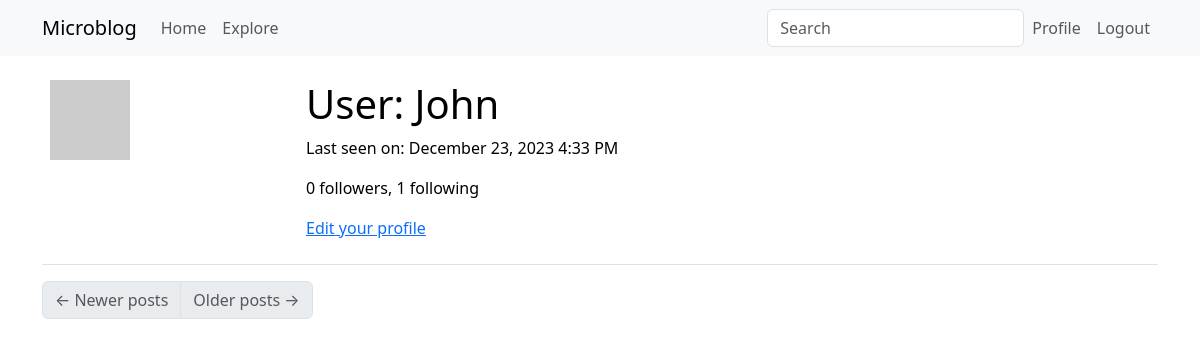
The page /user/John (signed in) on the database as committed earlier.
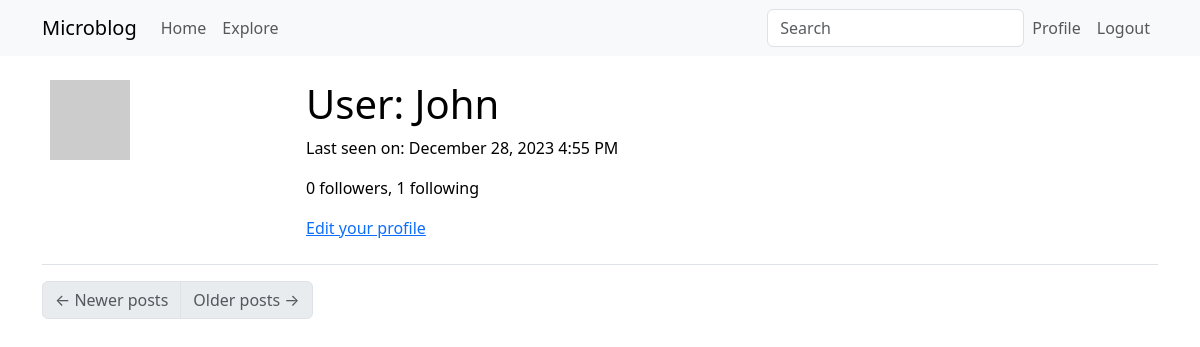
The same page on the database as committed later.
### app/models.py (models this page shows, shortened)
class User(UserMixin, db.Model):
    id: so.Mapped[int] = so.mapped_column(primary_key=True)
    username: so.Mapped[str] = so.mapped_column(sa.String(64), index=True,
                                                unique=True)
    email: so.Mapped[str] = so.mapped_column(sa.String(120), index=True,
                                             unique=True)
    password_hash: so.Mapped[Optional[str]] = so.mapped_column(sa.String(256))
    about_me: so.Mapped[Optional[str]] = so.mapped_column(sa.String(140))
    last_seen: so.Mapped[Optional[datetime]] = so.mapped_column(
        default=lambda: datetime.now(timezone.utc))
    posts: so.WriteOnlyMapped['Post'] = so.relationship(
        back_populates='author')
    following: so.WriteOnlyMapped['User'] = so.relationship(
        secondary=followers, primaryjoin=(followers.c.follower_id == id),
        secondaryjoin=(followers.c.followed_id == id),
        back_populates='followers')
    followers: so.WriteOnlyMapped['User'] = so.relationship(
        secondary=followers, primaryjoin=(followers.c.followed_id == id),
        secondaryjoin=(followers.c.follower_id == id),
        back_populates='following')
    def avatar(self, size):
        digest = md5(self.email.lower().encode('utf-8')).hexdigest()
        return f'https://www.gravatar.com/avatar/{digest}?d=identicon&s={size}'
    def followers_count(self):
        query = sa.select(sa.func.count()).select_from(
            self.followers.select().subquery())
        return db.session.scalar(query)
    def following_count(self):
        query = sa.select(sa.func.count()).select_from(
            self.following.select().subquery())
        return db.session.scalar(query)

### app/main/routes.py (the view)
@bp.route('/user/<username>')
@login_required
def user(username):
    user = db.first_or_404(sa.select(User).where(User.username == username))
    page = request.args.get('page', 1, type=int)
    query = user.posts.select().order_by(Post.timestamp.desc())
    posts = db.paginate(query, page=page,
                        per_page=current_app.config['POSTS_PER_PAGE'],
                        error_out=False)
    next_url = url_for('main.user', username=user.username,
                       page=posts.next_num) if posts.has_next else None
    prev_url = url_for('main.user', username=user.username,
                       page=posts.prev_num) if posts.has_prev else None
    form = EmptyForm()
    return render_template('user.html', user=user, posts=posts.items,
                           next_url=next_url, prev_url=prev_url, form=form)

### app/main/forms.py
class SearchForm(FlaskForm):
    q = StringField(_l('Search'), validators=[DataRequired()])
    def __init__(self, *args, **kwargs):
        if 'formdata' not in kwargs:
            kwargs['formdata'] = request.args
        if 'csrf_enabled' not in kwargs:
            kwargs['csrf_enabled'] = False
        super(SearchForm, self).__init__(*args, **kwargs)

class EmptyForm(FlaskForm):
    submit = SubmitField('Submit')

### app/__init__.py (called while the page is built)
def get_locale():
    return request.accept_languages.best_match(current_app.config['LANGUAGES'])

### app/main/routes.py (called while the page is built)
@bp.before_app_request
def before_request():
    if current_user.is_authenticated:
        current_user.last_seen = datetime.now(timezone.utc)
        db.session.commit()
        g.search_form = SearchForm()
    g.locale = str(get_locale())

### app/models.py (called while the page is built)
@login.user_loader
def load_user(id):
    return db.session.get(User, int(id))

    @classmethod
    def before_commit(cls, session):
        session._changes = {
            'add': list(session.new),
            'update': list(session.dirty),
            'delete': list(session.deleted)
        }

### app/templates/user.html (shortened to what this page needs)
{% extends "base.html" %}
{% block content %}
    <table class="table table-hover">
        <tr>
            <td width="256px"><img src="{{ user.avatar(256) }}"></td>
            <td>
                <h1>{{ _('User') }}: {{ user.username }}</h1>
                {% if user.last_seen %}
                <p>{{ _('Last seen on') }}: {{ moment(user.last_seen).format('LLL') }}</p>
                {% endif %}
                <p>{{ _('%(count)d followers', count=user.followers_count()) }}, {{ _('%(count)d following', count=user.following_count()) }}</p>
                {% if user == current_user %}
                <p><a href="{{ url_for('main.edit_profile') }}">{{ _('Edit your profile') }}</a></p>
                {% endif %}
            </td>
        </tr>
    </table>
    <nav aria-label="Post navigation">
        <ul class="pagination">
            <li class="page-item{% if not prev_url %} disabled{% endif %}">
                <a class="page-link" href="{{ prev_url }}">
                    <span aria-hidden="true">&larr;</span> {{ _('Newer posts') }}
                </a>
            </li>
            <li class="page-item{% if not next_url %} disabled{% endif %}">
                <a class="page-link" href="{{ next_url }}">
                    {{ _('Older posts') }} <span aria-hidden="true">&rarr;</span>
                </a>
            </li>
        </ul>
    </nav>
{% endblock %}

Rows that differ between the two databases and show on the page:
changed User "John": last_seen "December 23, 2023 4:33 PM" → "December 28, 2023 4:55 PM"
